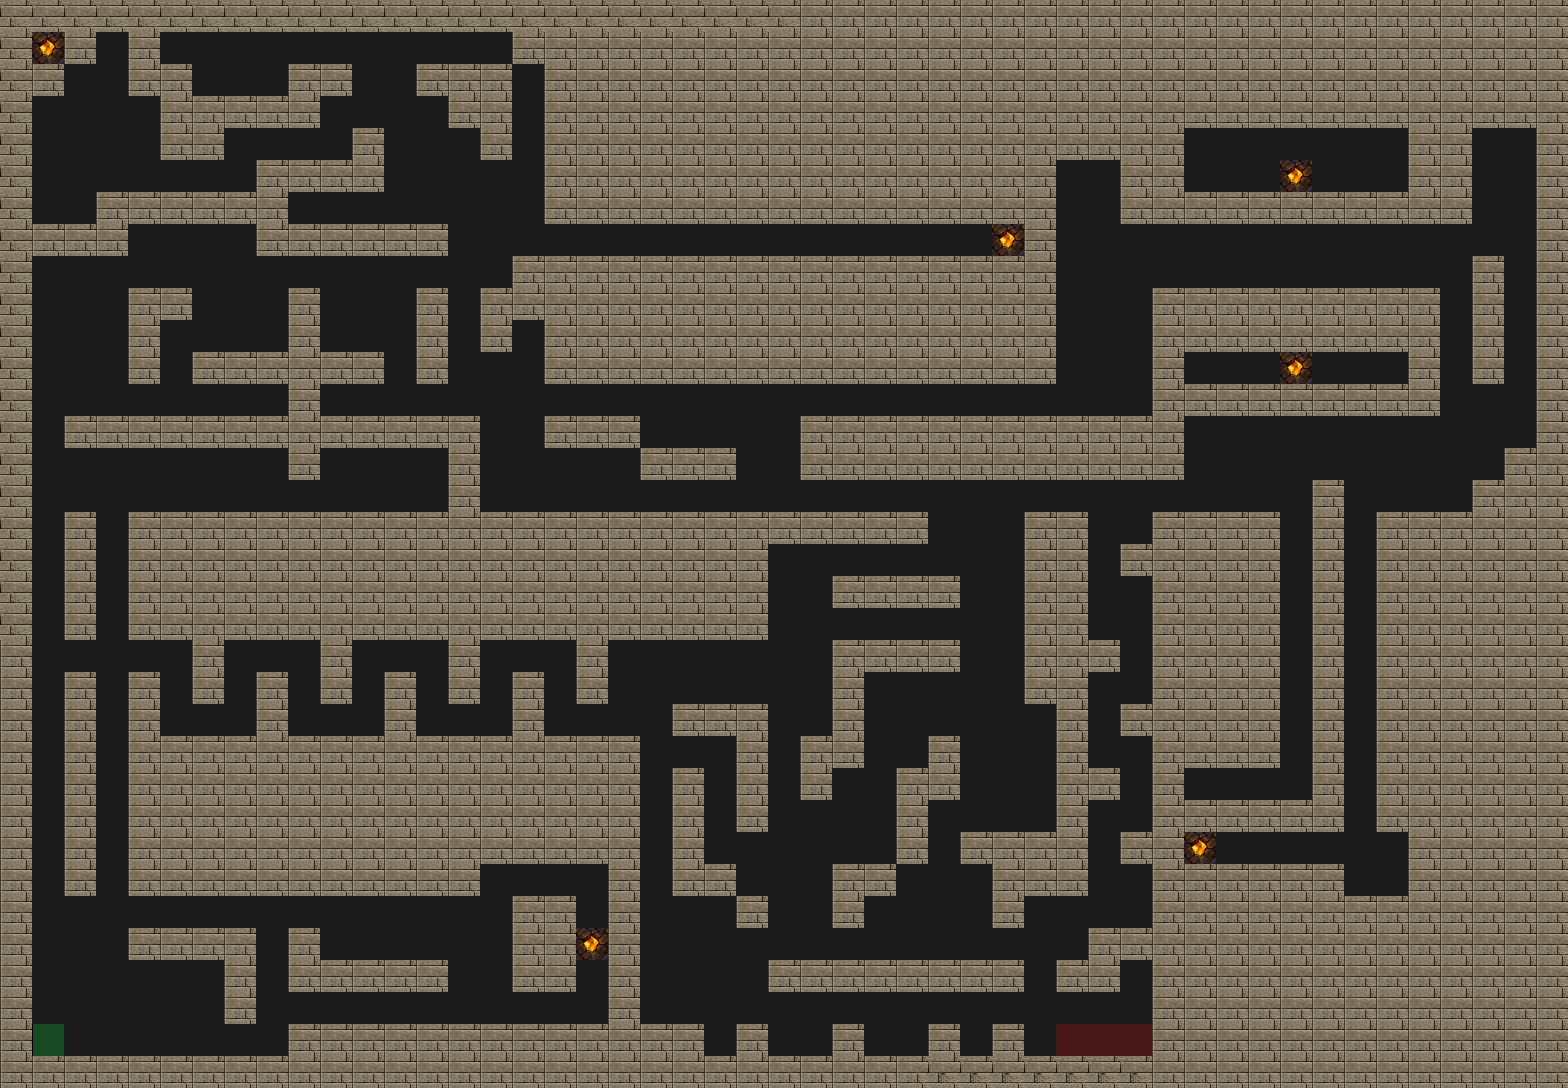

Below is a game level as drawn by its tile map, then a one-line description and the .tmx that defines it (tile-layer data replaced by summaries):
An orthogonal 49x34 tile map with 32x32 px tiles, 4 tile layers (Road, Trap, Wall, Utility), 4 tilesets.

<map version="1.2" tiledversion="1.2.3" orientation="orthogonal" renderorder="right-down" width="49" height="34" tilewidth="32" tileheight="32" infinite="0" nextlayerid="9" nextobjectid="1">
 <tileset firstgid="1" source="tilesets/meta.tsx" />
 <tileset firstgid="3" source="tilesets/road.tsx" />
 <tileset firstgid="4" source="tilesets/traps.tsx" />
 <tileset firstgid="196" source="tilesets/wallsandroofs.tsx" />
 <layer id="5" name="Road" width="49" height="34">
  <data>[1666 cells, 1642 non-empty, 1 distinct tile ids]</data>
 </layer>
 <layer id="6" name="Trap" width="49" height="34">
  <data>[1666 cells, 6 non-empty, 1 distinct tile ids]</data>
 </layer>
 <layer id="7" name="Wall" width="49" height="34">
  <data>[1666 cells, 1007 non-empty, 3 distinct tile ids]</data>
 </layer>
 <layer id="8" name="Utility" width="49" height="34">
  <data>[1666 cells, 4 non-empty, 2 distinct tile ids]</data>
 </layer>
</map>
